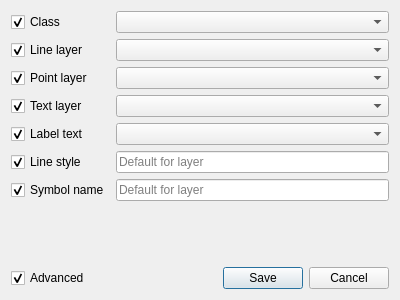
<?xml version="1.0" encoding="UTF-8"?>
<ui version="4.0">
 <class>ClassDialog</class>
 <widget class="QDialog" name="ClassDialog">
  <property name="geometry">
   <rect>
    <x>0</x>
    <y>0</y>
    <width>400</width>
    <height>300</height>
   </rect>
  </property>
  <property name="windowTitle">
   <string>Set object class</string>
  </property>
  <layout class="QGridLayout" name="gridLayout">
   <item row="1" column="1">
    <widget class="QComboBox" name="Line"/>
   </item>
   <item row="9" column="0" colspan="2">
    <spacer name="verticalSpacer">
     <property name="orientation">
      <enum>Qt::Vertical</enum>
     </property>
     <property name="sizeHint" stdset="0">
      <size>
       <width>0</width>
       <height>0</height>
      </size>
     </property>
    </spacer>
   </item>
   <item row="3" column="1">
    <widget class="QComboBox" name="Text"/>
   </item>
   <item row="0" column="1">
    <widget class="QComboBox" name="Class"/>
   </item>
   <item row="2" column="1">
    <widget class="QComboBox" name="Point"/>
   </item>
   <item row="10" column="0">
    <widget class="QCheckBox" name="advancedCheck">
     <property name="text">
      <string>Advanced</string>
     </property>
     <property name="checked">
      <bool>true</bool>
     </property>
    </widget>
   </item>
   <item row="10" column="1">
    <widget class="QDialogButtonBox" name="buttonBox">
     <property name="orientation">
      <enum>Qt::Horizontal</enum>
     </property>
     <property name="standardButtons">
      <set>QDialogButtonBox::Cancel|QDialogButtonBox::Save</set>
     </property>
    </widget>
   </item>
   <item row="7" column="1">
    <widget class="QLineEdit" name="Symbol">
     <property name="placeholderText">
      <string>Default for layer</string>
     </property>
     <property name="clearButtonEnabled">
      <bool>true</bool>
     </property>
    </widget>
   </item>
   <item row="1" column="0">
    <widget class="QCheckBox" name="lineCheck">
     <property name="text">
      <string>Line layer</string>
     </property>
     <property name="checked">
      <bool>true</bool>
     </property>
    </widget>
   </item>
   <item row="0" column="0">
    <widget class="QCheckBox" name="classCheck">
     <property name="text">
      <string>Class</string>
     </property>
     <property name="checked">
      <bool>true</bool>
     </property>
    </widget>
   </item>
   <item row="6" column="1">
    <widget class="QLineEdit" name="Style">
     <property name="placeholderText">
      <string>Default for layer</string>
     </property>
     <property name="clearButtonEnabled">
      <bool>true</bool>
     </property>
    </widget>
   </item>
   <item row="2" column="0">
    <widget class="QCheckBox" name="pointCheck">
     <property name="text">
      <string>Point layer</string>
     </property>
     <property name="checked">
      <bool>true</bool>
     </property>
    </widget>
   </item>
   <item row="6" column="0">
    <widget class="QCheckBox" name="styleCheck">
     <property name="text">
      <string>Line style</string>
     </property>
     <property name="checked">
      <bool>true</bool>
     </property>
    </widget>
   </item>
   <item row="7" column="0">
    <widget class="QCheckBox" name="symbolCheck">
     <property name="text">
      <string>Symbol name</string>
     </property>
     <property name="checked">
      <bool>true</bool>
     </property>
    </widget>
   </item>
   <item row="3" column="0">
    <widget class="QCheckBox" name="textCheck">
     <property name="text">
      <string>Text layer</string>
     </property>
     <property name="checked">
      <bool>true</bool>
     </property>
    </widget>
   </item>
   <item row="5" column="0">
    <widget class="QCheckBox" name="labelCheck">
     <property name="text">
      <string>Label text</string>
     </property>
     <property name="checked">
      <bool>true</bool>
     </property>
    </widget>
   </item>
   <item row="5" column="1">
    <widget class="QComboBox" name="Label"/>
   </item>
  </layout>
 </widget>
 <resources/>
 <connections>
  <connection>
   <sender>buttonBox</sender>
   <signal>accepted()</signal>
   <receiver>ClassDialog</receiver>
   <slot>accept()</slot>
   <hints>
    <hint type="sourcelabel">
     <x>345</x>
     <y>290</y>
    </hint>
    <hint type="destinationlabel">
     <x>157</x>
     <y>187</y>
    </hint>
   </hints>
  </connection>
  <connection>
   <sender>buttonBox</sender>
   <signal>rejected()</signal>
   <receiver>ClassDialog</receiver>
   <slot>reject()</slot>
   <hints>
    <hint type="sourcelabel">
     <x>390</x>
     <y>290</y>
    </hint>
    <hint type="destinationlabel">
     <x>286</x>
     <y>187</y>
    </hint>
   </hints>
  </connection>
  <connection>
   <sender>Class</sender>
   <signal>currentIndexChanged(int)</signal>
   <receiver>ClassDialog</receiver>
   <slot>classIndexChanged(int)</slot>
   <hints>
    <hint type="sourcelabel">
     <x>347</x>
     <y>27</y>
    </hint>
    <hint type="destinationlabel">
     <x>399</x>
     <y>27</y>
    </hint>
   </hints>
  </connection>
  <connection>
   <sender>advancedCheck</sender>
   <signal>toggled(bool)</signal>
   <receiver>Line</receiver>
   <slot>setVisible(bool)</slot>
   <hints>
    <hint type="sourcelabel">
     <x>63</x>
     <y>289</y>
    </hint>
    <hint type="destinationlabel">
     <x>211</x>
     <y>58</y>
    </hint>
   </hints>
  </connection>
  <connection>
   <sender>advancedCheck</sender>
   <signal>toggled(bool)</signal>
   <receiver>Point</receiver>
   <slot>setVisible(bool)</slot>
   <hints>
    <hint type="sourcelabel">
     <x>27</x>
     <y>289</y>
    </hint>
    <hint type="destinationlabel">
     <x>211</x>
     <y>86</y>
    </hint>
   </hints>
  </connection>
  <connection>
   <sender>advancedCheck</sender>
   <signal>toggled(bool)</signal>
   <receiver>Text</receiver>
   <slot>setVisible(bool)</slot>
   <hints>
    <hint type="sourcelabel">
     <x>61</x>
     <y>289</y>
    </hint>
    <hint type="destinationlabel">
     <x>227</x>
     <y>114</y>
    </hint>
   </hints>
  </connection>
  <connection>
   <sender>advancedCheck</sender>
   <signal>toggled(bool)</signal>
   <receiver>Style</receiver>
   <slot>setVisible(bool)</slot>
   <hints>
    <hint type="sourcelabel">
     <x>68</x>
     <y>272</y>
    </hint>
    <hint type="destinationlabel">
     <x>242</x>
     <y>170</y>
    </hint>
   </hints>
  </connection>
  <connection>
   <sender>advancedCheck</sender>
   <signal>toggled(bool)</signal>
   <receiver>Symbol</receiver>
   <slot>setVisible(bool)</slot>
   <hints>
    <hint type="sourcelabel">
     <x>23</x>
     <y>275</y>
    </hint>
    <hint type="destinationlabel">
     <x>233</x>
     <y>198</y>
    </hint>
   </hints>
  </connection>
  <connection>
   <sender>classCheck</sender>
   <signal>toggled(bool)</signal>
   <receiver>Class</receiver>
   <slot>setEnabled(bool)</slot>
   <hints>
    <hint type="sourcelabel">
     <x>43</x>
     <y>19</y>
    </hint>
    <hint type="destinationlabel">
     <x>148</x>
     <y>18</y>
    </hint>
   </hints>
  </connection>
  <connection>
   <sender>lineCheck</sender>
   <signal>toggled(bool)</signal>
   <receiver>Line</receiver>
   <slot>setEnabled(bool)</slot>
   <hints>
    <hint type="sourcelabel">
     <x>77</x>
     <y>49</y>
    </hint>
    <hint type="destinationlabel">
     <x>139</x>
     <y>48</y>
    </hint>
   </hints>
  </connection>
  <connection>
   <sender>pointCheck</sender>
   <signal>toggled(bool)</signal>
   <receiver>Point</receiver>
   <slot>setEnabled(bool)</slot>
   <hints>
    <hint type="sourcelabel">
     <x>58</x>
     <y>76</y>
    </hint>
    <hint type="destinationlabel">
     <x>123</x>
     <y>76</y>
    </hint>
   </hints>
  </connection>
  <connection>
   <sender>textCheck</sender>
   <signal>toggled(bool)</signal>
   <receiver>Text</receiver>
   <slot>setEnabled(bool)</slot>
   <hints>
    <hint type="sourcelabel">
     <x>58</x>
     <y>107</y>
    </hint>
    <hint type="destinationlabel">
     <x>135</x>
     <y>108</y>
    </hint>
   </hints>
  </connection>
  <connection>
   <sender>labelCheck</sender>
   <signal>toggled(bool)</signal>
   <receiver>Label</receiver>
   <slot>setEnabled(bool)</slot>
   <hints>
    <hint type="sourcelabel">
     <x>38</x>
     <y>131</y>
    </hint>
    <hint type="destinationlabel">
     <x>149</x>
     <y>130</y>
    </hint>
   </hints>
  </connection>
  <connection>
   <sender>styleCheck</sender>
   <signal>toggled(bool)</signal>
   <receiver>Style</receiver>
   <slot>setEnabled(bool)</slot>
   <hints>
    <hint type="sourcelabel">
     <x>39</x>
     <y>158</y>
    </hint>
    <hint type="destinationlabel">
     <x>130</x>
     <y>159</y>
    </hint>
   </hints>
  </connection>
  <connection>
   <sender>symbolCheck</sender>
   <signal>toggled(bool)</signal>
   <receiver>Symbol</receiver>
   <slot>setEnabled(bool)</slot>
   <hints>
    <hint type="sourcelabel">
     <x>71</x>
     <y>191</y>
    </hint>
    <hint type="destinationlabel">
     <x>156</x>
     <y>188</y>
    </hint>
   </hints>
  </connection>
  <connection>
   <sender>advancedCheck</sender>
   <signal>toggled(bool)</signal>
   <receiver>Label</receiver>
   <slot>setVisible(bool)</slot>
   <hints>
    <hint type="sourcelabel">
     <x>63</x>
     <y>277</y>
    </hint>
    <hint type="destinationlabel">
     <x>356</x>
     <y>130</y>
    </hint>
   </hints>
  </connection>
  <connection>
   <sender>advancedCheck</sender>
   <signal>toggled(bool)</signal>
   <receiver>symbolCheck</receiver>
   <slot>setVisible(bool)</slot>
   <hints>
    <hint type="sourcelabel">
     <x>54</x>
     <y>281</y>
    </hint>
    <hint type="destinationlabel">
     <x>65</x>
     <y>185</y>
    </hint>
   </hints>
  </connection>
  <connection>
   <sender>advancedCheck</sender>
   <signal>toggled(bool)</signal>
   <receiver>styleCheck</receiver>
   <slot>setVisible(bool)</slot>
   <hints>
    <hint type="sourcelabel">
     <x>22</x>
     <y>278</y>
    </hint>
    <hint type="destinationlabel">
     <x>42</x>
     <y>162</y>
    </hint>
   </hints>
  </connection>
  <connection>
   <sender>advancedCheck</sender>
   <signal>toggled(bool)</signal>
   <receiver>labelCheck</receiver>
   <slot>setVisible(bool)</slot>
   <hints>
    <hint type="sourcelabel">
     <x>17</x>
     <y>280</y>
    </hint>
    <hint type="destinationlabel">
     <x>24</x>
     <y>127</y>
    </hint>
   </hints>
  </connection>
  <connection>
   <sender>advancedCheck</sender>
   <signal>toggled(bool)</signal>
   <receiver>textCheck</receiver>
   <slot>setVisible(bool)</slot>
   <hints>
    <hint type="sourcelabel">
     <x>35</x>
     <y>274</y>
    </hint>
    <hint type="destinationlabel">
     <x>75</x>
     <y>104</y>
    </hint>
   </hints>
  </connection>
  <connection>
   <sender>advancedCheck</sender>
   <signal>toggled(bool)</signal>
   <receiver>pointCheck</receiver>
   <slot>setVisible(bool)</slot>
   <hints>
    <hint type="sourcelabel">
     <x>53</x>
     <y>275</y>
    </hint>
    <hint type="destinationlabel">
     <x>55</x>
     <y>76</y>
    </hint>
   </hints>
  </connection>
  <connection>
   <sender>advancedCheck</sender>
   <signal>toggled(bool)</signal>
   <receiver>lineCheck</receiver>
   <slot>setVisible(bool)</slot>
   <hints>
    <hint type="sourcelabel">
     <x>46</x>
     <y>276</y>
    </hint>
    <hint type="destinationlabel">
     <x>64</x>
     <y>51</y>
    </hint>
   </hints>
  </connection>
  <connection>
   <sender>classCheck</sender>
   <signal>toggled(bool)</signal>
   <receiver>ClassDialog</receiver>
   <slot>classCheckToggled(bool)</slot>
   <hints>
    <hint type="sourcelabel">
     <x>28</x>
     <y>19</y>
    </hint>
    <hint type="destinationlabel">
     <x>757</x>
     <y>97</y>
    </hint>
   </hints>
  </connection>
  <connection>
   <sender>classCheck</sender>
   <signal>toggled(bool)</signal>
   <receiver>ClassDialog</receiver>
   <slot>dialogParamsChanged()</slot>
   <hints>
    <hint type="sourcelabel">
     <x>22</x>
     <y>17</y>
    </hint>
    <hint type="destinationlabel">
     <x>742</x>
     <y>52</y>
    </hint>
   </hints>
  </connection>
  <connection>
   <sender>lineCheck</sender>
   <signal>toggled(bool)</signal>
   <receiver>ClassDialog</receiver>
   <slot>dialogParamsChanged()</slot>
   <hints>
    <hint type="sourcelabel">
     <x>93</x>
     <y>43</y>
    </hint>
    <hint type="destinationlabel">
     <x>700</x>
     <y>63</y>
    </hint>
   </hints>
  </connection>
  <connection>
   <sender>pointCheck</sender>
   <signal>toggled(bool)</signal>
   <receiver>ClassDialog</receiver>
   <slot>dialogParamsChanged()</slot>
   <hints>
    <hint type="sourcelabel">
     <x>61</x>
     <y>71</y>
    </hint>
    <hint type="destinationlabel">
     <x>693</x>
     <y>102</y>
    </hint>
   </hints>
  </connection>
  <connection>
   <sender>textCheck</sender>
   <signal>toggled(bool)</signal>
   <receiver>ClassDialog</receiver>
   <slot>dialogParamsChanged()</slot>
   <hints>
    <hint type="sourcelabel">
     <x>88</x>
     <y>100</y>
    </hint>
    <hint type="destinationlabel">
     <x>806</x>
     <y>144</y>
    </hint>
   </hints>
  </connection>
  <connection>
   <sender>labelCheck</sender>
   <signal>toggled(bool)</signal>
   <receiver>ClassDialog</receiver>
   <slot>dialogParamsChanged()</slot>
   <hints>
    <hint type="sourcelabel">
     <x>85</x>
     <y>135</y>
    </hint>
    <hint type="destinationlabel">
     <x>841</x>
     <y>125</y>
    </hint>
   </hints>
  </connection>
  <connection>
   <sender>styleCheck</sender>
   <signal>toggled(bool)</signal>
   <receiver>ClassDialog</receiver>
   <slot>dialogParamsChanged()</slot>
   <hints>
    <hint type="sourcelabel">
     <x>82</x>
     <y>158</y>
    </hint>
    <hint type="destinationlabel">
     <x>712</x>
     <y>163</y>
    </hint>
   </hints>
  </connection>
  <connection>
   <sender>symbolCheck</sender>
   <signal>toggled(bool)</signal>
   <receiver>ClassDialog</receiver>
   <slot>dialogParamsChanged()</slot>
   <hints>
    <hint type="sourcelabel">
     <x>81</x>
     <y>190</y>
    </hint>
    <hint type="destinationlabel">
     <x>731</x>
     <y>208</y>
    </hint>
   </hints>
  </connection>
  <connection>
   <sender>Style</sender>
   <signal>textChanged(QString)</signal>
   <receiver>ClassDialog</receiver>
   <slot>dialogParamsChanged()</slot>
   <hints>
    <hint type="sourcelabel">
     <x>377</x>
     <y>160</y>
    </hint>
    <hint type="destinationlabel">
     <x>785</x>
     <y>196</y>
    </hint>
   </hints>
  </connection>
  <connection>
   <sender>Symbol</sender>
   <signal>textChanged(QString)</signal>
   <receiver>ClassDialog</receiver>
   <slot>dialogParamsChanged()</slot>
   <hints>
    <hint type="sourcelabel">
     <x>323</x>
     <y>190</y>
    </hint>
    <hint type="destinationlabel">
     <x>616</x>
     <y>247</y>
    </hint>
   </hints>
  </connection>
  <connection>
   <sender>classCheck</sender>
   <signal>toggled(bool)</signal>
   <receiver>lineCheck</receiver>
   <slot>setEnabled(bool)</slot>
   <hints>
    <hint type="sourcelabel">
     <x>38</x>
     <y>12</y>
    </hint>
    <hint type="destinationlabel">
     <x>40</x>
     <y>50</y>
    </hint>
   </hints>
  </connection>
  <connection>
   <sender>classCheck</sender>
   <signal>toggled(bool)</signal>
   <receiver>pointCheck</receiver>
   <slot>setEnabled(bool)</slot>
   <hints>
    <hint type="sourcelabel">
     <x>13</x>
     <y>22</y>
    </hint>
    <hint type="destinationlabel">
     <x>19</x>
     <y>74</y>
    </hint>
   </hints>
  </connection>
  <connection>
   <sender>classCheck</sender>
   <signal>toggled(bool)</signal>
   <receiver>textCheck</receiver>
   <slot>setEnabled(bool)</slot>
   <hints>
    <hint type="sourcelabel">
     <x>79</x>
     <y>19</y>
    </hint>
    <hint type="destinationlabel">
     <x>71</x>
     <y>99</y>
    </hint>
   </hints>
  </connection>
 </connections>
 <slots>
  <slot>classIndexChanged(int)</slot>
  <slot>classCheckToggled(bool)</slot>
  <slot>dialogParamsChanged()</slot>
 </slots>
</ui>
